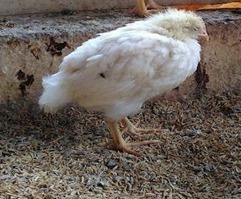
#> input picture autoridade/franga a1.jpeg, 241 x 199 px, found by its file name
$ python create_combined_images.py
#> lines starting #> are read from the running program, lines starting #| are printed output that depends on the picture
"""
Gera imagens combinadas de antes/depois para o carrossel de autoridade.
V2 - Labels maiores, mais visiveis, visual premium.
"""

from PIL import Image, ImageDraw, ImageFont
import os

BASE = r"C:\Users\JOAO PAULO\Documents\GitHub\teste\autoridade"

PAIRS = [
    ("franga a1.jpeg", "franga a2.png", "combined_franga"),
    ("galinha doente 1 antes.png", "galinha doente 1 depois.png", "combined_galinha"),
    ("galo doente.png", "galo curado.jpg", "combined_galo"),
]

CANVAS_HEIGHT = 700
LABEL_HEIGHT = 56
DIVIDER_WIDTH = 5

def get_font(size):
    font_paths = [
        "C:/Windows/Fonts/arialbd.ttf",
        "C:/Windows/Fonts/calibrib.ttf",
        "C:/Windows/Fonts/impact.ttf",
        "C:/Windows/Fonts/arial.ttf",
    ]
    for fp in font_paths:
        if os.path.exists(fp):
            return ImageFont.truetype(fp, size)
    return ImageFont.load_default()

def create_combined(before_path, after_path, output_name):
#> called with before_path = 'franga a1.jpeg', after_path = 'franga a2.png', output_name = 'combined_franga'
    before = Image.open(os.path.join(BASE, before_path)).convert("RGB")
#> before is the input picture: PIL image 241x199 RGB; mean R, G, B 109.2, 100.1, 93.5
    after = Image.open(os.path.join(BASE, after_path)).convert("RGB")
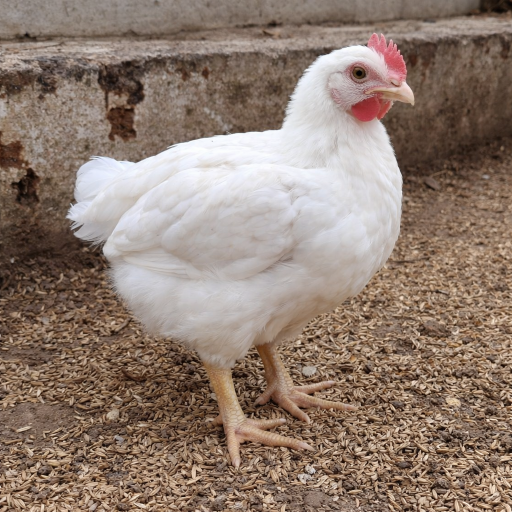
#> input picture autoridade/franga a2.png, 1024 x 1024 px, found by its file name (shown at 1/2 size)

    target_h = CANVAS_HEIGHT

    # Resize both to same height
    b_ratio = target_h / before.height
#> b_ratio = 3.52
    b_new_w = int(before.width * b_ratio)
#> b_new_w = 847
    before_resized = before.resize((b_new_w, target_h), Image.LANCZOS)

    a_ratio = target_h / after.height
#> a_ratio = 0.684
    a_new_w = int(after.width * a_ratio)
#> a_new_w = 700
    after_resized = after.resize((a_new_w, target_h), Image.LANCZOS)

    # Use same width for both (the larger one)
    max_w = max(b_new_w, a_new_w)
#> max_w = 847
    # Cap max width to avoid overly wide images
    max_w = min(max_w, 600)
#> max_w = 600

    def center_crop(img, target_w, target_h):
#> called with target_w = 600, target_h = 700
        if img.width >= target_w:
            left = (img.width - target_w) // 2
#> left = 123
            return img.crop((left, 0, left + target_w, target_h))
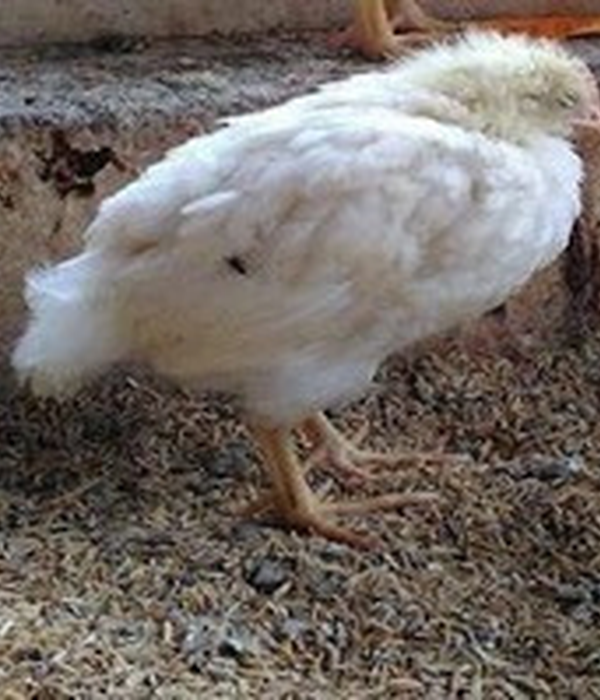
#> returned value: PIL image 600x700 RGB; mean R, G, B 115.9, 107.7, 102.2
        else:
            padded = Image.new("RGB", (target_w, target_h), (12, 12, 12))
            x_offset = (target_w - img.width) // 2
            padded.paste(img, (x_offset, 0))
            return padded

    before_final = center_crop(before_resized, max_w, target_h)
    after_final = center_crop(after_resized, max_w, target_h)
#> call 2 of center_crop, with target_w = 600, target_h = 700
#> in center_crop (call 2), `return img.crop((left, 0, left + target_w, target_h))`:
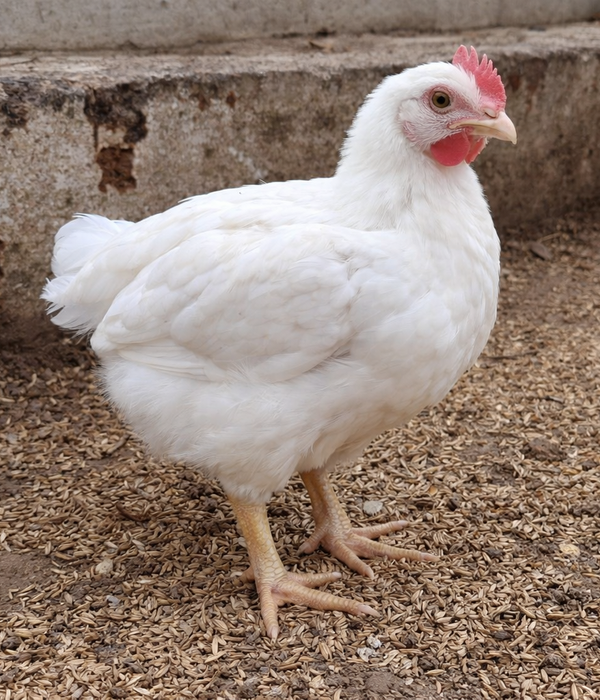
#> returned value: PIL image 600x700 RGB; mean R, G, B 147, 128.8, 117.4

    total_w = max_w * 2 + DIVIDER_WIDTH
#> total_w = 1205
    total_h = target_h + LABEL_HEIGHT

    canvas = Image.new("RGB", (total_w, total_h), (10, 10, 10))
#> canvas: PIL image 1205x756 RGB; every value is 10
    draw = ImageDraw.Draw(canvas)

    # Paste images
    canvas.paste(before_final, (0, 0))
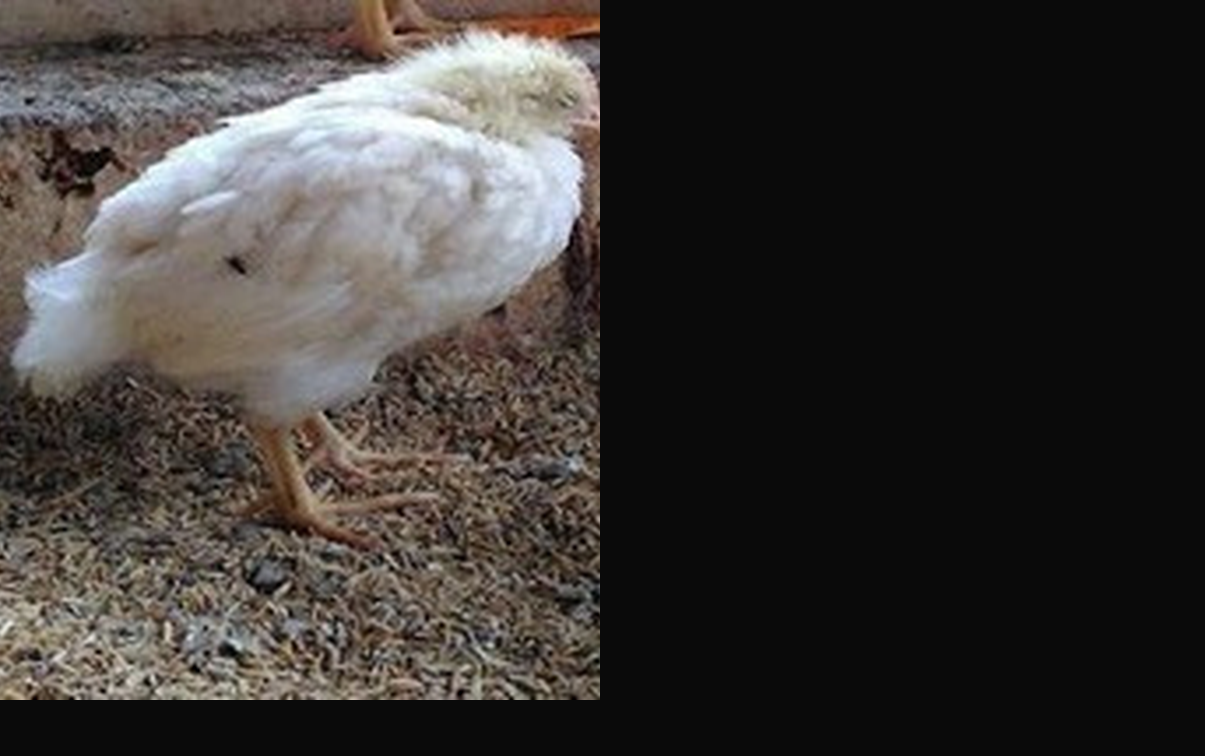
#> canvas: PIL image 1205x756 RGB; mean R, G, B 58.8, 55.1, 52.5
    canvas.paste(after_final, (max_w + DIVIDER_WIDTH, 0))

    # Dark gradient overlay at bottom of each image (for label readability)
    gradient = Image.new("RGBA", (max_w, 80), (0, 0, 0, 0))
#> gradient: PIL image 600x80 RGBA; every value is 0
    grad_draw = ImageDraw.Draw(gradient)
    for y in range(80):
        alpha = int(180 * (y / 80))
        grad_draw.line([(0, y), (max_w, y)], fill=(0, 0, 0, alpha))

    canvas_rgba = canvas.convert("RGBA")
    # Paste gradient at bottom of before image
    canvas_rgba.paste(gradient, (0, target_h - 80), gradient)
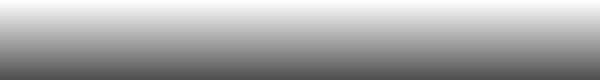
#> gradient: PIL image 600x80 RGBA; mean R, G, B, A 0, 0, 0, 88.5; transparent parts drawn white
    # Paste gradient at bottom of after image
    canvas_rgba.paste(gradient, (max_w + DIVIDER_WIDTH, target_h - 80), gradient)
    canvas = canvas_rgba.convert("RGB")
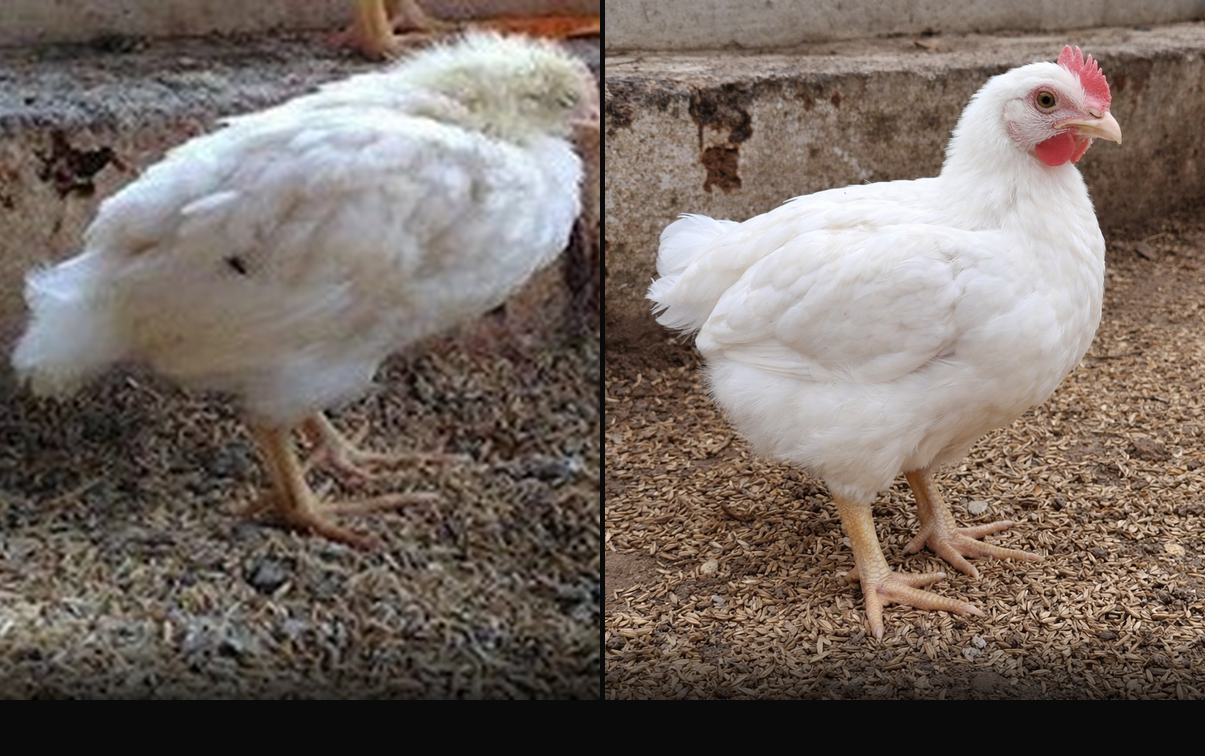
#> canvas: PIL image 1205x756 RGB; mean R, G, B 117.3, 105.8, 98.5
    draw = ImageDraw.Draw(canvas)

    # Central divider - subtle dark line
    div_x = max_w
#> div_x = 600
    draw.rectangle([div_x, 0, div_x + DIVIDER_WIDTH - 1, total_h], fill=(18, 18, 18))

    # === LABELS ===
    font_big = get_font(36)
    label_y = target_h

    # ANTES - deep red
    draw.rectangle([0, label_y, max_w, total_h], fill=(180, 30, 30))
    # DEPOIS - deep green
    draw.rectangle([max_w + DIVIDER_WIDTH, label_y, total_w, total_h], fill=(22, 130, 55))

    # ANTES text
    antes_text = "ANTES"
    antes_bbox = draw.textbbox((0, 0), antes_text, font=font_big)
#> antes_bbox = (0, 2, 32, 10)
    antes_tw = antes_bbox[2] - antes_bbox[0]
#> antes_tw = 32
    antes_th = antes_bbox[3] - antes_bbox[1]
#> antes_th = 8
    antes_x = (max_w - antes_tw) // 2
#> antes_x = 284
    antes_y = label_y + (LABEL_HEIGHT - antes_th) // 2
#> antes_y = 724
    # Shadow
    draw.text((antes_x + 2, antes_y + 2), antes_text, fill=(80, 0, 0), font=font_big)
    draw.text((antes_x, antes_y), antes_text, fill=(255, 255, 255), font=font_big)

    # DEPOIS text
    depois_text = "DEPOIS"
    depois_bbox = draw.textbbox((0, 0), depois_text, font=font_big)
#> depois_bbox = (0, 2, 35, 10)
    depois_tw = depois_bbox[2] - depois_bbox[0]
#> depois_tw = 35
    depois_th = depois_bbox[3] - depois_bbox[1]
#> depois_th = 8
    depois_x = max_w + DIVIDER_WIDTH + (max_w - depois_tw) // 2
#> depois_x = 887
    depois_y = label_y + (LABEL_HEIGHT - depois_th) // 2
#> depois_y = 724
    # Shadow
    draw.text((depois_x + 2, depois_y + 2), depois_text, fill=(0, 60, 0), font=font_big)
    draw.text((depois_x, depois_y), depois_text, fill=(255, 255, 255), font=font_big)

    # Save
    png_path = os.path.join(BASE, f"{output_name}.png")
    jpg_path = os.path.join(BASE, f"{output_name}.jpg")

    canvas.save(png_path, "PNG", optimize=True)
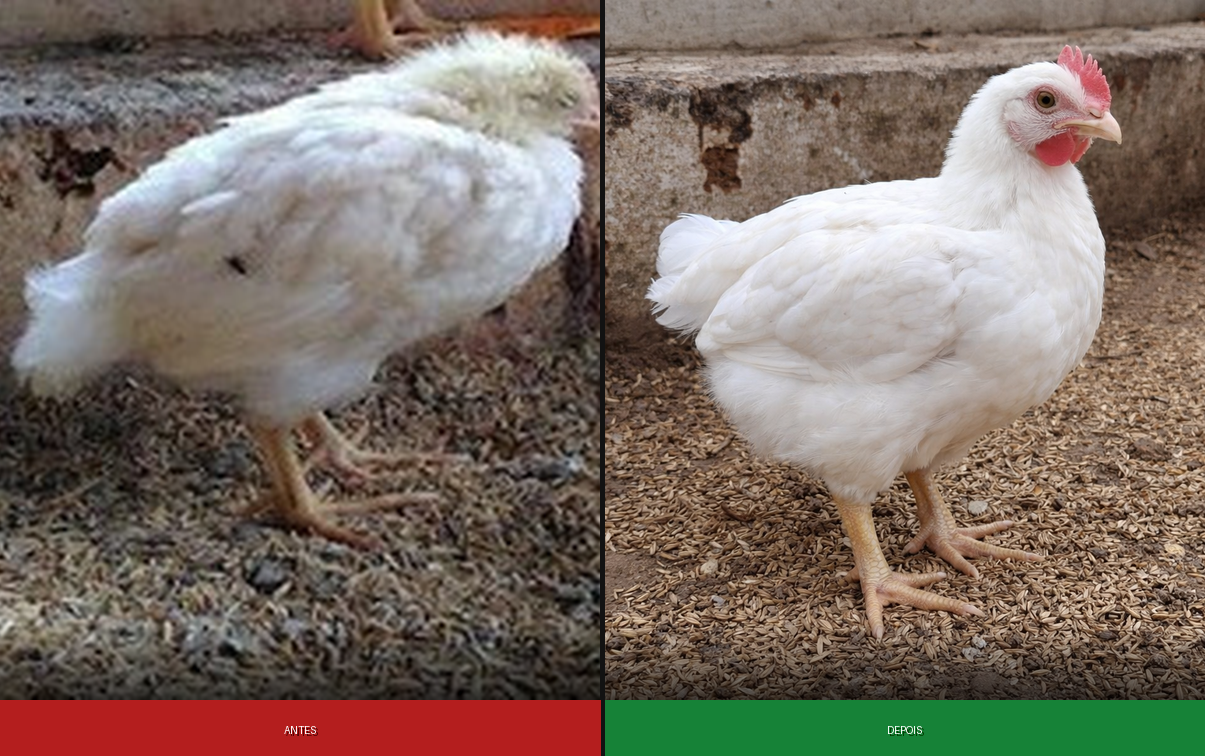
#> saved as combined_franga.png: PIL image 1205x756 RGB; mean R, G, B 124.1, 111, 101
    canvas.save(jpg_path, "JPEG", quality=85, optimize=True)

    print(f"[OK] {output_name} -> {total_w}x{total_h} | JPG: {os.path.getsize(jpg_path) // 1024} KB")
#| [OK] combined_franga -> 1205x756 | JPG: 185 KB

if __name__ == "__main__":
    print("Gerando imagens combinadas v2...")
    for before, after, name in PAIRS:
        try:
            create_combined(before, after, name)
        except Exception as e:
            print(f"[ERRO] {name}: {e}")
#> pass 2 of the loop `for before, after, name in PAIRS:`:
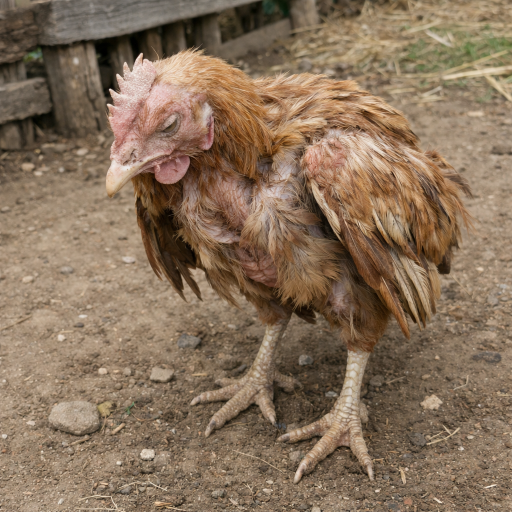
#> input picture autoridade/galinha doente 1 antes.png, 1024 x 1024 px, found by its file name (shown at 1/2 size)
#> before: PIL image 1024x1024 RGB
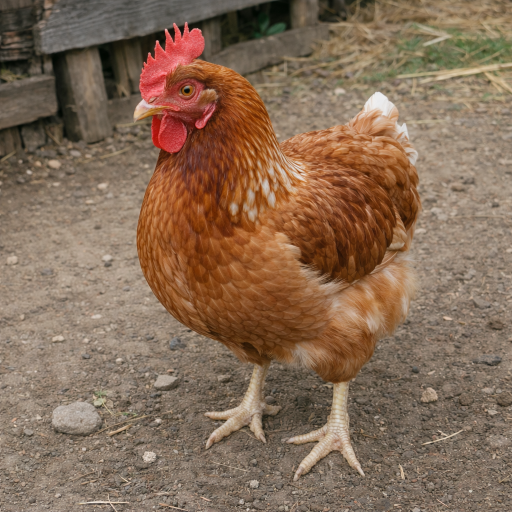
#> input picture autoridade/galinha doente 1 depois.png, 1024 x 1024 px, found by its file name (shown at 1/2 size)
#> before_resized: PIL image 700x700 RGB
#> in create_combined (call 2), `canvas.save(png_path, "PNG", optimize=True)`:
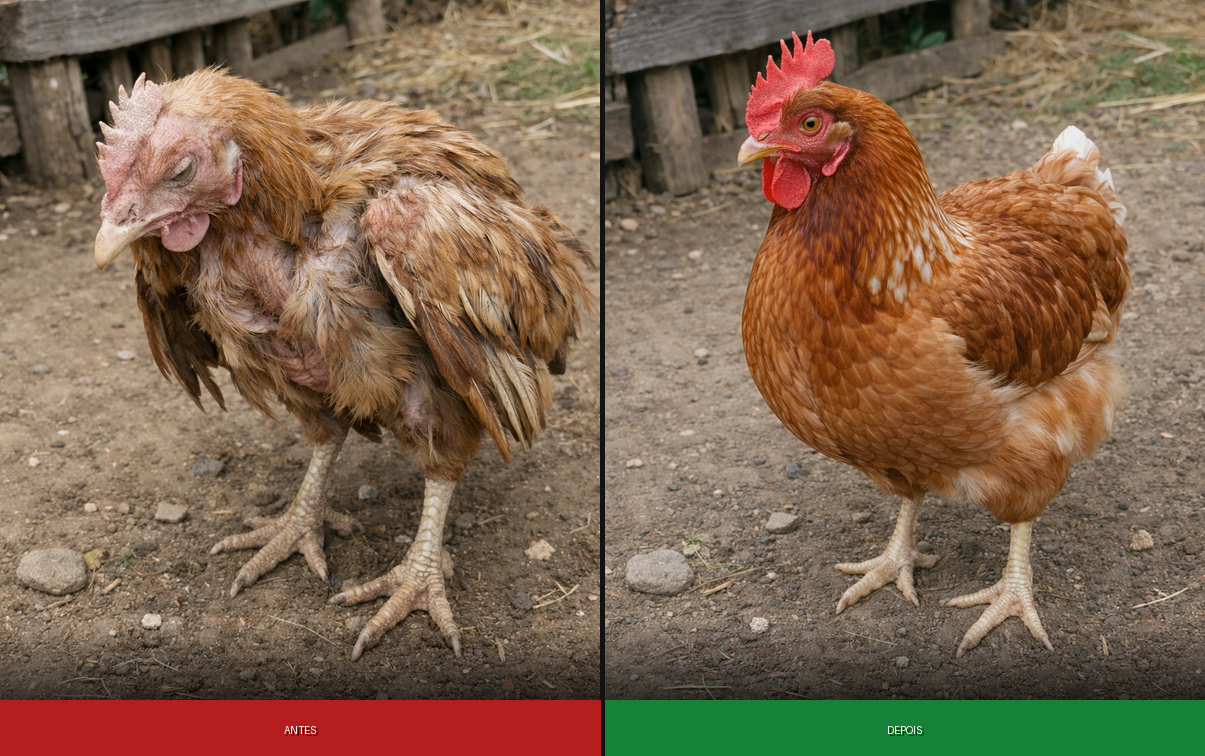
#> saved as combined_galinha.png: PIL image 1205x756 RGB; mean R, G, B 126, 101.5, 78.9
#| [OK] combined_galinha -> 1205x756 | JPG: 219 KB
#> pass 3 of the loop `for before, after, name in PAIRS:`:
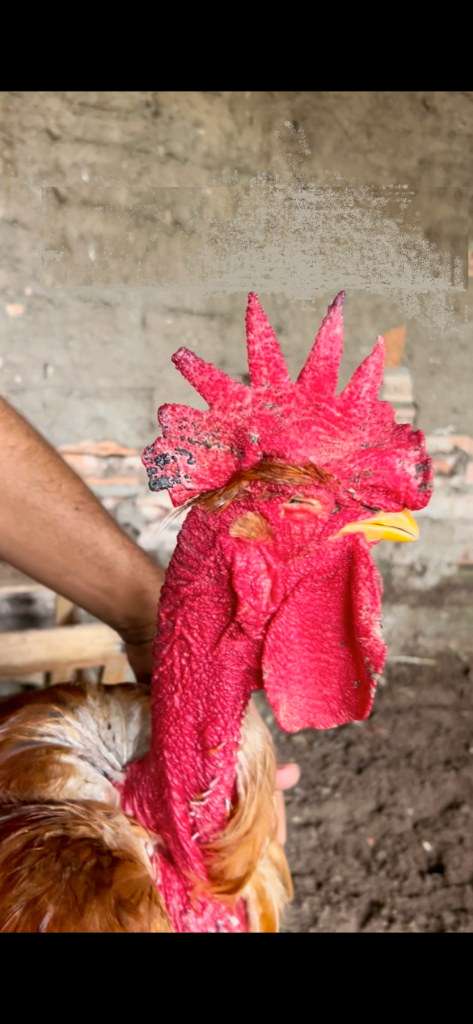
#> input picture autoridade/galo doente.png, 473 x 1024 px, found by its file name
#> before: PIL image 473x1024 RGB
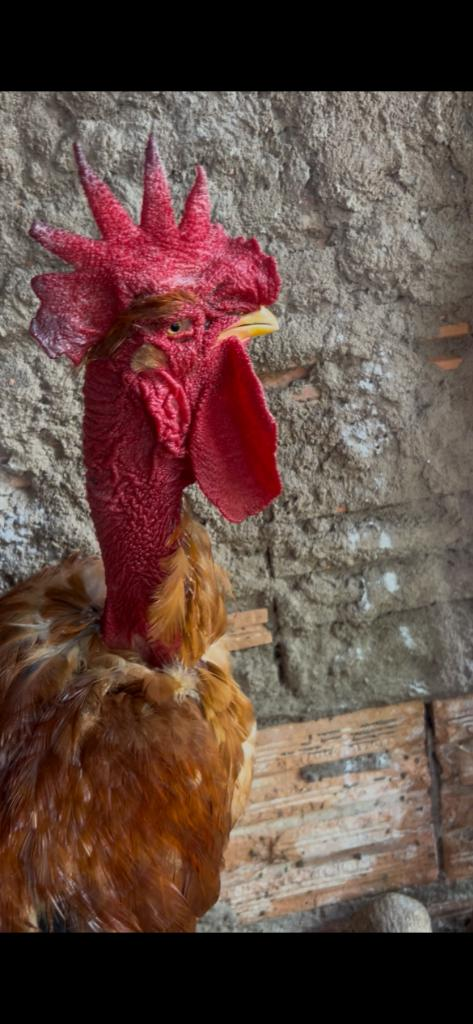
#> input picture autoridade/galo curado.jpg, 473 x 1024 px, found by its file name
#> in create_combined, after is the input picture: PIL image 473x1024 RGB; mean R, G, B 99.9, 75.5, 67.9
#> before_resized: PIL image 323x700 RGB
#> after_resized: PIL image 323x700 RGB
#> antes_x = 145
#> depois_x = 472
#> in create_combined (call 3), `canvas.save(png_path, "PNG", optimize=True)`:
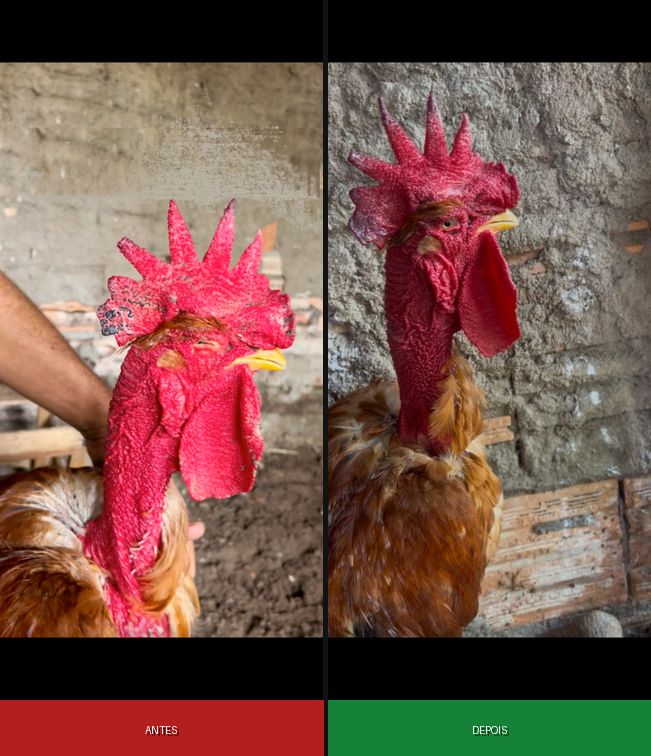
#> saved as combined_galo.png: PIL image 651x756 RGB; mean R, G, B 119.4, 84.6, 74.5
#| [OK] combined_galo -> 651x756 | JPG: 104 KB
    print("Concluido!")
